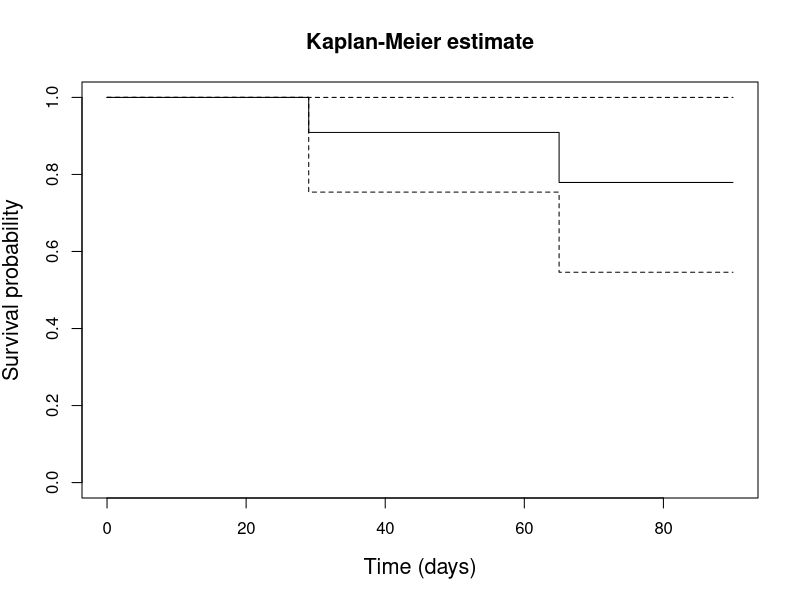

Generate this figure with R:
##########################################################################
#    Implementation of Fractional Nonparametric Overdose Control         #
#                    Lin Ruitao and Yin Guosheng                         #
#                            gyin@hku.hk                                 #
##########################################################################
# -----------------------------------------------------------------------#
#     Main calculation function                                          #
#     get.next.fnoc: generate next dose level for late-onset cases       #
#                                                                        #
#                             ---Input---                                #
#             target --> target toxicity probability	                     #
#             enter.time --> days of arrival for each patient            #
#             dlt.time  -->  time to dlt for each patient				 #
#                            0 indicates no dlt                          #
#             current.time --> day of arrival for the the patient		 #
#             tau --> length of follow-up period             			 #
#             dose.level --> dose level for each patient                 #
#             ndose --> number of dose levels                            #
#             epi --> a small number that defines the neighbour of target#
#             a --> feasibility bound for overdose control               #
#             eta --> dose-switching cutoff                              #
#             lambda --> dose-elimination cutoff                         #
#                                                                        #
#                             ---Output---								 #
#            * posterior model probabilities                             #
#            * posterior probability that the current dose is too toxic  #
#            * next dose recommendation                                  #
#            * Plot of Kaplan-Meier estimate                             #
#            * A summary table                                           #
# -----------------------------------------------------------------------#
##########################################################################

library(survival)

get.next.fnoc <- function(target, enter.time, dlt.time, current.time, tau, dose.level,
 ndose, epi=0.05, a=0.35, eta=0.6, lambda=0.85){ 
posteriorH<-function(y,n,target,p.sample,d){
	lik<-rep(1,length(y))
	pos.tox<-rep(0,length(y))
	for (i in 1:length(y)){
		likeli<-1;
			for (j in 1:ndose){
				likeli<-likeli*p.sample[,j,i]^y[j]*(1-p.sample[,j,i])^(n[j]-y[j])
			}

		lik[i]<-mean(likeli)
		pos.tox[i]<-sum(likeli[p.sample[,d,i]>target])/sum(likeli)
	}
lik<-lik/sum(lik)
pos.tox<-sum(pos.tox*lik)	
return(c(lik,pos.tox))
}

set.seed(6)	
NN<-50000
p.sample<-array(matrix(nrow=10,ncol=6),dim=c(NN,ndose,ndose))
for (i in 1:ndose){
	p.sample[,i,i]<-runif(NN,target-epi,target+epi)
	if (i>1){
		for (j in (i-1):1){
			 p.sample[,j,i]<-runif(NN,0,sapply(p.sample[,j+1,i],function(x) min(x,target-epi	)))
		}
	}
	if (i<ndose){
		for (j in (i+1):ndose){
			p.sample[,j,i]<-runif(NN,sapply(p.sample[,j-1,i],function(x) max(x,target+epi)),0.8)
		}
	}
	
}
		d=dose.level[length(dose.level)] 
		elimi = rep(0, ndose); 		
        assesstime = enter.time+tau;	
        dlt.time[dlt.time==0]= tau+1;
        yo = (dlt.time<=tau)*(assesstime<=current.time)+(dlt.time<=(current.time+tau-assesstime))*(current.time<assesstime);		
		if (sum(yo)==0)	{stop("Must observe at least one DLT")}
	    if (sum(yo)!=0){			
			
			otime = yo*dlt.time+(1-yo)*((current.time+tau-assesstime)*(current.time<assesstime)+tau*(assesstime<=current.time))			
			kmfit = survfit(Surv(otime,yo)~1)	
			plot(kmfit,xlab="Time (days)",ylab="Survival probability",
			main="Kaplan-Meier estimate",cex.lab=1.3,cex.main=1.3,cex.sub=1.3)	
			ym = yo
			
			for (i in 1:length(yo)){
			if (current.time<assesstime[i] & yo[i]==0){
			ym[i]=(kmfit$surv[tail(which(kmfit$time<=(current.time-assesstime[i]+tau+0.001)),n=1)]-
			kmfit$surv[tail(which(kmfit$time<=tau),n=1)])/
			kmfit$surv[tail(which(kmfit$time<=(current.time-assesstime[i]+tau+0.001)),n=1)]
			}
			}
            
            y=rep(0,ndose)
			n=y;
		    for (j in 1:ndose)
		    {
		     y[j] = sum(ym[which(dose.level==j)])
		     n[j] = sum(dose.level==j)
		    }

			pos.model=posteriorH(y,n,target,p.sample,d)
			pos.tox<-pos.model[ndose+1];
			if(pos.tox>lambda)
		    ## determine if the current dose should be eliminated
			{
					elimi[d:ndose]=1;
					if (elimi[1]==1) {stop("The trial should be terminated early"); }
			}			
			pos.model<-pos.model[1:ndose];

			pos.model=pos.model/sum(pos.model)
			d_opt<-which.max(pos.model)
			if(pos.model[d_opt]<eta){
			pos.cum.model<-cumsum(pos.model)
            d_opt<-which.min(abs(pos.cum.model-a))
            }
 
		 if(d < d_opt && d!=ndose) { if(elimi[d+1]==0) d=d+1; }
			else if(d > d_opt && d!=1) { d=d-1; }
			else { d=d; } 
		
		}
		pos.model<-round(pos.model,2)
		cat("The feasibility bound for overdose control rule is", a, "\n")
		cat("The dose-switching cutoff is", eta, "\n")
		cat("The dose-elimination cutoff is", lambda, "\n")
		cat("The posterior model probabilities are", pos.model, "\n")
		cat("The posterior probability that the current dose level is overly toxic is", pos.tox, "\n")
		cat("The next dose level is", d, "\n")
		summary = cbind(seq(1,length(dose.level)), dose.level, enter.time, dlt.time<=tau, dlt.time, ym)
		colnames(summary) = c("Patient No.", "Dose level", "Day of arrival", "Observed DLT", "Time to DLT", "Fractional DLT")
		return(summary)
}


# generate the next dose level after the 4th in the sonidegib trial
target = 0.33
ndose = 5
enter.time = c(4,7,19,29,31,50,58,67,78,91,100,118)
dlt.time = c(0,0,0,0,0,0,65,0,0,29,0,0)
dose.level=c(1,1,1,2,2,2,3,3,3,3,3,3)
tau = 90
current.time=130
get.next.fnoc(target, enter.time, dlt.time, current.time,tau, dose.level, ndose)


